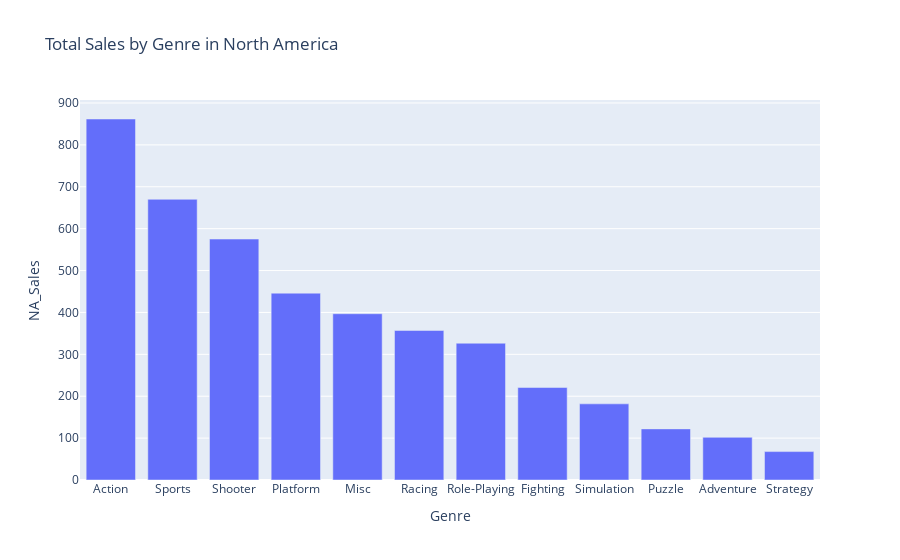

The notebook cell this image was saved under:
### Code cell
fig = px.bar(genre_sales, x='Genre', y='NA_Sales', title='Total Sales by Genre in North America')

# Show the chart
fig.show()

### Figure 1 — Plotly figure (JSON) as saved in the notebook; plotly's stock layout.template omitted (floating-point values rounded to 4 significant figures)
{"data": [{"hovertemplate": "Genre=%{x}<br>NA_Sales=%{y}<extra></extra>", "legendgroup": "", "marker": {"color": "#636efa", "pattern": {"shape": ""}}, "name": "", "orientation": "v", "showlegend": false, "textposition": "auto", "type": "bar", "x": ["Action", "Sports", "Shooter", "Platform", "Misc", "Racing", "Role-Playing", "Fighting", "Simulation", "Puzzle", "Adventure", "Strategy"], "xaxis": "x", "y": [861.8, 670.1, 575.2, 446.0, 396.9, 356.9, 326.5, 220.7, 181.8, 122.0, 101.9, 67.83], "yaxis": "y"}], "layout": {"barmode": "relative", "legend": {"tracegroupgap": 0}, "title": {"text": "Total Sales by Genre in North America"}, "xaxis": {"anchor": "y", "domain": [0, 1], "title": {"text": "Genre"}}, "yaxis": {"anchor": "x", "domain": [0, 1], "title": {"text": "NA_Sales"}}}}
